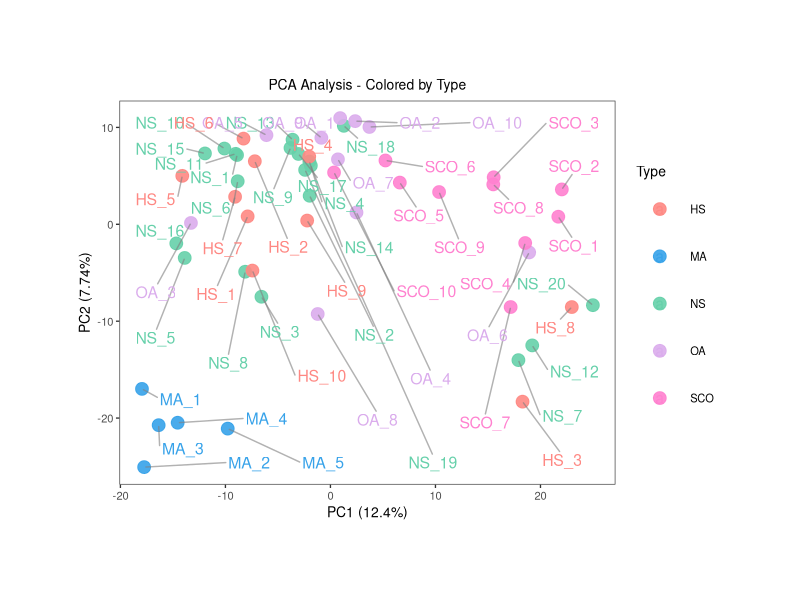
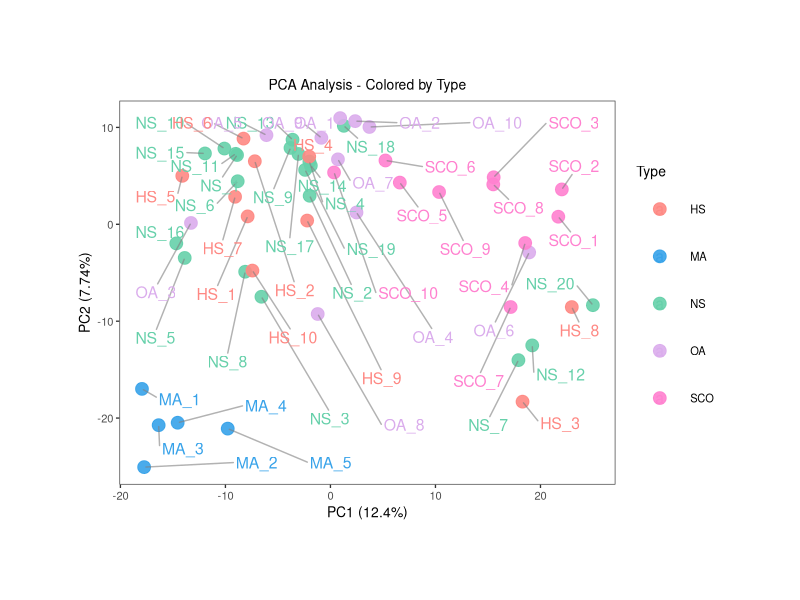
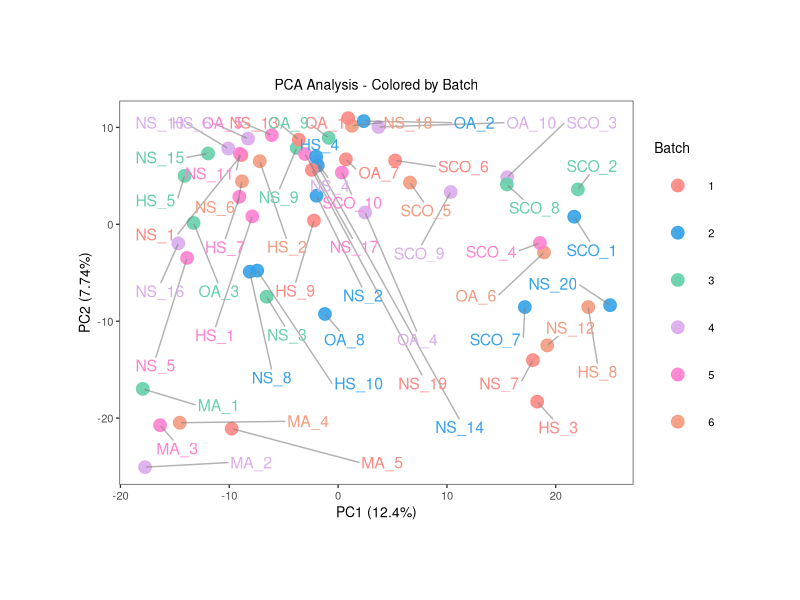
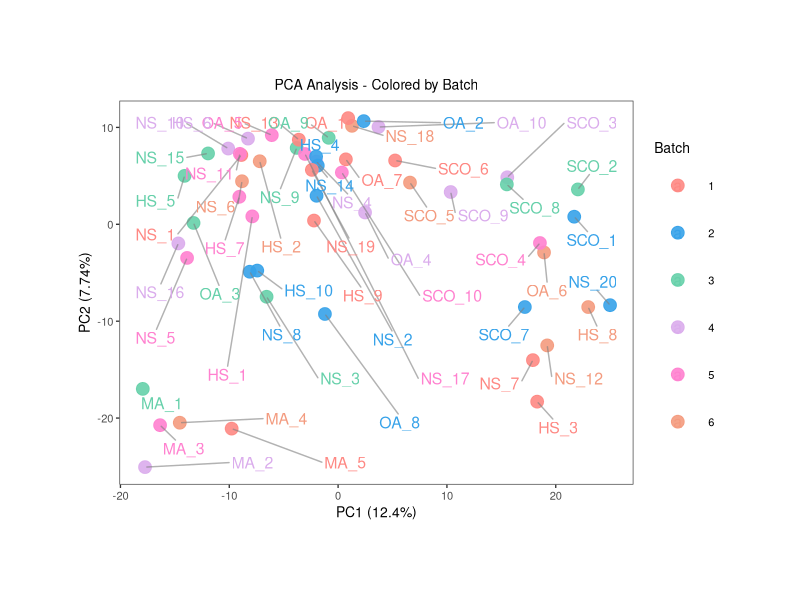

The R script that drew these images, in order:
library(ggplot2)
library(openxlsx)
library(ggrepel)
library(RColorBrewer)

my_colors <- c(
  '#FE8883', '#37A2E9', '#66D0AA', '#DAACEC', '#FF81CF', '#F39B7F'
)

data_raw <- read.xlsx('data.xlsx', sheet = 1, rowNames = TRUE)
data <- data_raw
an_col <- read.xlsx('an_col.xlsx', sheet = 1)

sample_names <- colnames(data)
if (!all(c("Sample_id", "Type", "Batch") %in% colnames(an_col))) {
  stop("Required columns: Sample_id, Type, Batch")
}
an_col <- an_col[match(sample_names, an_col$Sample_id), ]

pca <- prcomp(t(data), scale. = TRUE, center = TRUE)
df <- data.frame(
  Sample = sample_names,
  PC1 = pca$x[,1],
  PC2 = pca$x[,2],
  Type = factor(an_col$Type),
  Batch = factor(an_col$Batch)
)
PC_var <- round(pca$sdev^2 / sum(pca$sdev^2) * 100, 2)

plot_pca_custom <- function(plot_df, color_var, plot_title) {
  ggplot(plot_df, aes_string(x = "PC1", y = "PC2", color = color_var)) +
    geom_point(size = 4, alpha = 0.9) +
    geom_text_repel(
      aes(label = Sample),
      size = 4,
      max.overlaps = 100,
      segment.color = "gray50",
      segment.alpha = 0.6,
      force = 3,
      box.padding = 0.8
    ) +
    labs(
      x = paste0("PC1 (", PC_var[1], "%)"),
      y = paste0("PC2 (", PC_var[2], "%)"),
      title = plot_title
    ) +
    scale_color_manual(values = my_colors) +
    theme_bw(base_size = 10) +
    theme(
      panel.grid = element_blank(),
      plot.title = element_text(hjust = 0.5, size = 10),
      axis.title = element_text(),
      axis.text = element_text(size = 8),
      legend.title = element_text(),
      legend.text = element_text(size = 8),
      legend.position = "right",
      legend.key.size = unit(1.2, "cm"),
      aspect.ratio = NULL,
      plot.margin = unit(rep(2, 4), "cm")
    )
}

p_type  <- plot_pca_custom(df, "Type",  "PCA Analysis - Colored by Type")
p_batch <- plot_pca_custom(df, "Batch", "PCA Analysis - Colored by Batch")

pdf("PCA_Result_by_Type.pdf", width = 8, height = 8)
print(p_type)
dev.off()

jpeg("PCA_Result_by_Type.jpg", width = 8, height = 8, units = "in", res = 2000)
print(p_type)
dev.off()

pdf("PCA_Result_by_Batch.pdf", width = 8, height = 8)
print(p_batch)
dev.off()

jpeg("PCA_Result_by_Batch.jpg", width = 8, height = 8, units = "in", res = 2000)
print(p_batch)
dev.off()
